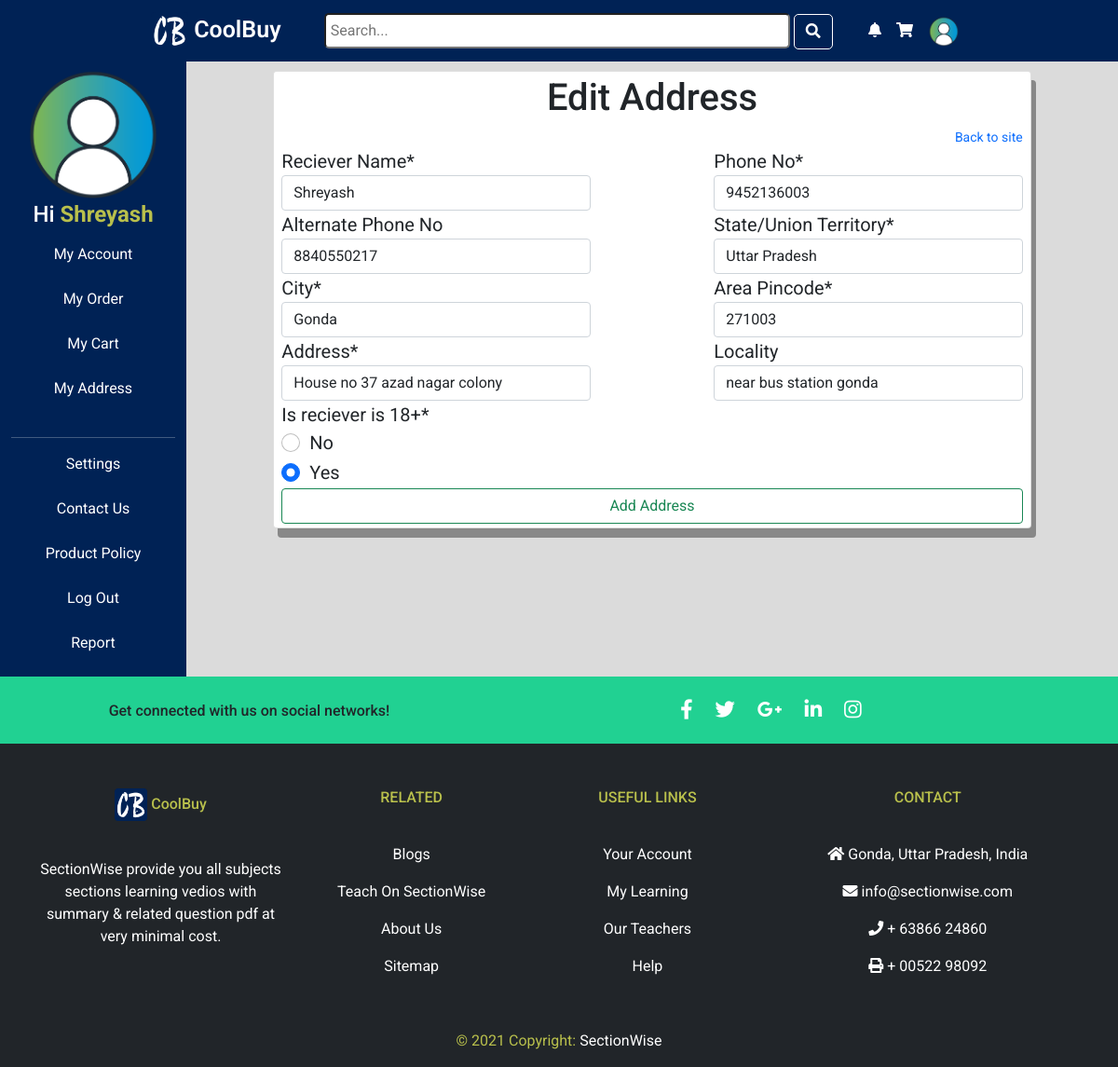
/1/edit-address (signed in), run on the app's committed database.
### accounts/models.py (models this page shows, shortened)
class Profile(models.Model):
    user = models.OneToOneField(User ,on_delete=models.CASCADE,)
    profile_pic = models.ImageField(upload_to='profile_pics', default='default.png', blank=False, null=True)
    first_name = models.CharField(max_length=50, blank=True)
    last_name = models.CharField(max_length=75, blank=True)
    dob = models.DateField(blank=True, null=True)
    joined_date = models.DateTimeField(default=timezone.now,editable=False)
    update_at = models.DateTimeField(auto_now=True)
    email_confirmed = models.BooleanField(default=False)

class Address(models.Model):
    state_choice = [
        ('Andhra Pradesh','Andhra Pradesh'),
        ('Arunachal Pradesh','Arunachal Pradesh'),
        ('Assam','Assam'),
        ('Bihar','Bihar'),
        ('Chhattisgarh','Chhattisgarh'),
        ('Goa','Goa'),
        ('Gujarat','Gujarat'),
        ('Haryana','Haryana'),
        ('Himachal Pradesh','Himachal Pradesh'),
        ('Jharkhand','Jharkhand'),
        ('Karnataka','Karnataka'),
        ('Kerala','Kerala'),
        ('Madhya Pradesh','Madhya Pradesh'),
        ('Maharashtra','Maharashtra'),
        ('Manipur','Manipur'),
        ('Meghalaya','Meghalaya'),
        ('Mizoram','Mizoram'),
        ('Nagaland','Nagaland'),
        ('Odisha','Odisha'),
        ('Punjab','Punjab'),
        ('Rajasthan','Rajasthan'),
        ('Sikkim','Sikkim'),
        ('Tamil Nadu','Tamil Nadu'),
        ('Telangana','Telangana'),
        ('Tripura','Tripura'),
        ('Uttar Pradesh','Uttar Pradesh'),
        ('Uttarakhand','Uttarakhand'),
        ('West Bengal','West Bengal'),
        ('Jammu and Kashmir','Jammu and Kashmir'),
        ('Ladakh','Ladakh'),
        ('Delhi','Delhi'),
    ]
    eighteen_choice = {
        ('Yes','Yes'),
        ('No','No')
    }
    phoneNumberRegex = RegexValidator(regex = r"^\d{10}$")
    pincodeRegex = RegexValidator(regex = r"^\d{6}$")
    user = models.ForeignKey(User, on_delete=models.CASCADE, related_name='address')
    reciever_name = models.CharField(max_length=200, blank=False)
    phone_no = models.CharField(validators = [phoneNumberRegex], max_length = 10, blank=False)
    alt_phone_no = models.CharField(validators = [phoneNumberRegex], max_length = 10, blank=True)
    state = models.CharField(max_length=50, choices=state_choice, blank=False)
    pincode = models.CharField(validators = [pincodeRegex], max_length = 6, blank=False)
    eighteen = models.CharField(blank=False, choices=eighteen_choice, default='Yes', max_length=4 )
    city = models.CharField(max_length=100, blank=False)
    address = models.CharField(max_length=500, blank=False)
    locality = models.CharField(max_length=300, blank=True)
    joined_date = models.DateTimeField(default=timezone.now,editable=False)
    update_at = models.DateTimeField(auto_now=True)
    default = models.BooleanField(("Default"), default=True)

### accounts/views.py (the view)
# urls.py: path('<int:id>/edit-address',views.edit_address,name='edit_address'),
@login_required
def edit_address(request, id):
    address = get_object_or_404(Address, id=id)
    if request.method == 'POST':
        form = Addressform(request.POST, instance=address)
        if form.is_valid():
            form.instance.user = request.user
            form.save()
            return redirect('accounts:home')
    else:
        form = Addressform(instance=address)
    template_name = 'address_edit.html'
    context = {
        'form': form,
        'Address': address,
    }
    return render(request, template_name, context)

### accounts/forms.py
class Addressform(forms.ModelForm):
    class Meta:
        model = Address
        fields = '__all__'
        exclude = ['user', 'joined_date', 'updated_at']
        labels = {
            'reciever_name':'Reciever Name',
            'phone_no':'Phone No',
            'alt_phone_no':'Alternate Phone No',
            'state':'State/Union Territory',
            'pincode':'Area Pincode',
            'eighteen':'Is reciever is 18+',
            'city':'City',
            'address':'Address',
            'locality':'Locality',
        }
        widgets = {
            'eighteen': forms.RadioSelect()
        }

### accounts/templates/address_edit.html (shortened to what this page needs)
{% extends 'account.html' %}
{% load crispy_forms_tags %}
{% load static %}
 {% block head %}
 <link rel="stylesheet" href="{% static 'css/add_address.css' %}">
 {% endblock %}
 {% block body %}
     <div class="card col-10">
        <div class="form-group form-control-sm">
            <h1 class="text-center">Edit Address</h1>
            <a  class='back' style="float: right;" href="{% url 'accounts:home' %}">Back to site</a> <br>
            <form method="POST">
             <div class="col-5">{{ form.reciever_name|as_crispy_field }}</div>
             <div class="col-5">{{ form.phone_no|as_crispy_field }}</div>
             <div class="col-5">{{ form.alt_phone_no|as_crispy_field }}</div>
             <div class="col-5">{{ form.state|as_crispy_field }}</div>
             <div class="col-5">{{ form.city|as_crispy_field }}</div>
             <div class="col-5">{{ form.pincode|as_crispy_field }}</div>
             <div class="col-5">{{ form.address|as_crispy_field }}</div>
             <div class="col-5">{{ form.locality|as_crispy_field }}</div>
             <div class="col-5">{{ form.eighteen|as_crispy_field }}</div>
            <br>
            <button type="submit" class="btn btn-outline-success">Add Address</button>
        </form>
    </div>
 </div>
 {% endblock %}

### accounts/templates/account.html (shortened to what this page needs)
{% load static %}
<!DOCTYPE html>
<html lang="en">
<head>
    <link rel="stylesheet" href="{% static 'bootcss/bootstrap.min.css' %}">
    <link rel="stylesheet" href="{% static 'css/account.css' %}">
    <link rel="stylesheet" href="{% static 'cropperjs/dist/cropper.css' %}">
    {% block head %}
    {% endblock %}
    <link rel="stylesheet" href="https://pro.fontawesome.com/releases/v5.10.0/css/all.css"
/>
</head>
<body>
    <nav class="navbar navbar-expand-lg navbar-light" style="background-color: #025;">
      <div class="container-fluid">
        <a class="navbar-brand text-white" href="{% url 'accounts:home' %}" style="font-size: 25px; font-weight:600;">
          <img src="{% static 'image/logo/logo.png' %}" class="d-inline-block align-text-center"
            style="margin-left: 150px; height: 40px;">
          CoolBuy
        </a>
        <div class="navbar-nav">
          <form class="form-inline">
            <input class="search" type="search" placeholder="Search..." aria-label="Search" required>
            <button class="btn sea btn-outline-primary"><i class="fas fa-search text-white"></i></button>
          </form>
        </div>
    {% if user.is_authenticated %}
      <div class="navbar-nav">
          <a href="#" class="nav-link text-white text-center"><i class="fas fa-bell"></i></a>
          <a class="nav-link text-white" href="#"><i class="fas fa-shopping-cart"></i></a>
          <div class="dropdown">
          <img class="nav-link dropdown-toggle" href="#" id="navbarDarkDropdownMenuLink" role="button" data-bs-toggle="dropdown" aria-expanded="false" style="height:50px; border-radius: 50%; margin-right:150px;"
            src="{{ user.profile.profile_pic.url }}">
          </div>
      </div>
        {% endif %}
      </div>
    </nav>
    <div class="container-fluid h-100">
      <div class="row h-100">
          <div class="col-2" id="side-nav">
              <h4><img src="{{ user.profile.profile_pic.url }}" alt=""
                      style="max-width: 150px; max-height:150px; border-radius: 50%;"> <br>
                    <span> Hi <strong
                      style="color: #B9C04C; cursor:default;"> {{ user.username }}</strong></span>
                  <p></p></h4>
              <a class="text-center text-white" href="#">My Account</a><br />
              <br />
              <a class="text-center text-white" href="#">My Order</a><br />
              <br />
              <a class="text-center text-white" href="#">My Cart</a><br />
              <br />
              <a class="text-center text-white" href="#">My Address</a><br />
              <br />
              <hr>
              <a class="text-center text-white" href="#">Settings</a><br />
              <br />
              <a class="text-center text-white" href="#">Contact Us</a><br />
              <br />
              <a class="text-center text-white" href="#">Product Policy</a><br />
              <br />
              <a class="text-center text-white" href="#">Log Out</a><br />
              <br />
              <a class="text-center text-white" href="#">Report</a><br />
              <br />
          </div>
          <div class="col-10" style="text-align: justify;">
            {% block body %}
            {% endblock %}
          </div>
      </div>
  </div>
  <footer class="page-footer font-small lighten-5 bg-dark" >
    <div style="background-color: #21d192;">
      <div class="container">
        <div class="row py-4 d-flex align-items-center">
          <div class="col-md-6 col-lg-5 text-center text-md-left mb-4 mb-md-0">
            <h6 class="mb-0">Get connected with us on social networks!</h6>
          </div>
          <div class="col-md-6 col-lg-7 text-center text-md-right">
            <a class="fb-ic">
              <i class="fab fa-facebook-f text-white fa-lg" style="margin-right: 20px;"> </i>
            </a>
            <a class="tw-ic">
              <i class="fab fa-twitter text-white fa-lg" style="margin-right: 20px;"> </i>
            </a>
            <a class="gplus-ic">
              <i class="fab fa-google-plus-g text-white fa-lg" style="margin-right: 20px;"> </i>
            </a>
            <a class="li-ic">
              <i class="fab fa-linkedin-in text-white fa-lg" style="margin-right: 20px;"> </i>
            </a>
            <a class="ins-ic">
              <i class="fab fa-instagram text-white fa-lg" style="margin-right: 20px;"> </i>
            </a>
          </div>
        </div>
      </div>
    </div>
    <div class="container text-center text-md-left mt-5">
      <div class="row mt-3 dark-grey-text">
        <div class="col-md-3 col-lg-4 col-xl-3 mb-4">
          <h6 class="font-weight-bold" style="color: #B9C04C;"><img src="{% static 'image/logo/logo.png' %}" alt="" style="height: 35px;" class="d-inline-block align-text-center"> CoolBuy</h6>
          <hr class="teal accent-3 mb-4 mt-0 d-inline-block mx-auto" style="width: 60px;">
          <p class="text-white">SectionWise provide you all subjects sections learning vedios with summary & related question pdf at very minimal cost.</p>
        </div>
        <div class="col-md-2 col-lg-2 col-xl-2 mx-auto mb-4">
          <h6 class="text-uppercase font-weight-bold" style="color: #B9C04C;">Related</h6>
          <hr class="teal accent-3 mb-4 mt-0 d-inline-block mx-auto" style="width: 60px;">
          <p>
            <a class="text-white" href="#!">Blogs</a>
          </p>
          <p>
            <a class="text-white" href="#!">Teach On SectionWise</a>
          </p>
          <p>
            <a class="text-white" href="#!">About Us</a>
          </p>
          <p>
            <a class="text-white" href="#!">Sitemap</a>
          </p>
        </div>
        <div class="col-md-3 col-lg-2 col-xl-2 mx-auto mb-4">
          <h6 class="text-uppercase font-weight-bold" style="color: #B9C04C;">Useful links</h6>
          <hr class="teal accent-3 mb-4 mt-0 d-inline-block mx-auto" style="width: 60px;">
          <p>
            <a class="text-white" href="#!">Your Account</a>
          </p>
          <p>
            <a class="text-white" href="#!">My Learning</a>
          </p>
          <p>
            <a class="text-white" href="#!">Our Teachers</a>
          </p>
          <p>
            <a class="text-white" href="#!">Help</a>
          </p>
        </div>
        <div class="col-md-4 col-lg-3 col-xl-3 mx-auto mb-md-0 mb-4">
          <h6 class="text-uppercase font-weight-bold" style="color: #B9C04C;">Contact</h6>
          <hr class="teal accent-3 mb-4 mt-0 d-inline-block mx-auto" style="width: 60px;">
          <p class="text-white">
            <i class="fas fa-home mr-3"></i> Gonda, Uttar Pradesh, India</p>
          <p class="text-white">
            <i class="fas fa-envelope mr-3"></i> info@sectionwise.com</p>
          <p class="text-white">
            <i class="fas fa-phone mr-3"></i> + 63866 24860</p>
          <p class="text-white">
            <i class="fas fa-print mr-3"></i> + 00522 98092</p>
        </div>
      </div>
    </div>
    <div class="footer-copyright text-center py-3" style="color: #B9C04C;">© 2021 Copyright:
      <a class="text-white" href="#"> SectionWise</a>
    </div>
  </footer>
</body>
</html>

### accounts/static/css/account.css (style rules this page uses)
* { padding: 0px; margin: 0px; box-sizing: border-box; font-family: 'Roboto', sans-serif; text-decoration: none; }
body { background-color: #dbdbdb; }
a { text-decoration: none; }
.nav-link { margin:auto; }
.search { width: 500px; padding: 5px; border-radius: 5px; }
.sea { border: 1px solid white; border-radius: 5px; }
#side-nav { height: 100%; text-align: center; color: white; background-color: #025; }

### accounts/static/css/add_address.css (style rules this page uses)
.card { margin-top: 10px; margin-left: auto; margin-right: auto; border-radius: 10x; box-shadow: 5px 10px #888888; }
.col-5 { display: inline-block; font-size: 20px; }
.btn-outline-success { width: 100%; }

### data on the page
Address: reciever_name "Shreyash", phone_no "9452136003", alt_phone_no "8840550217", state "Uttar Pradesh", city "Gonda", pincode "271003", address "House no 37 azad nagar colony", locality "near bus station gonda", eighteen "☐ No ☑ Yes"

### other printed values
{{ user.username }} "Shreyash"
